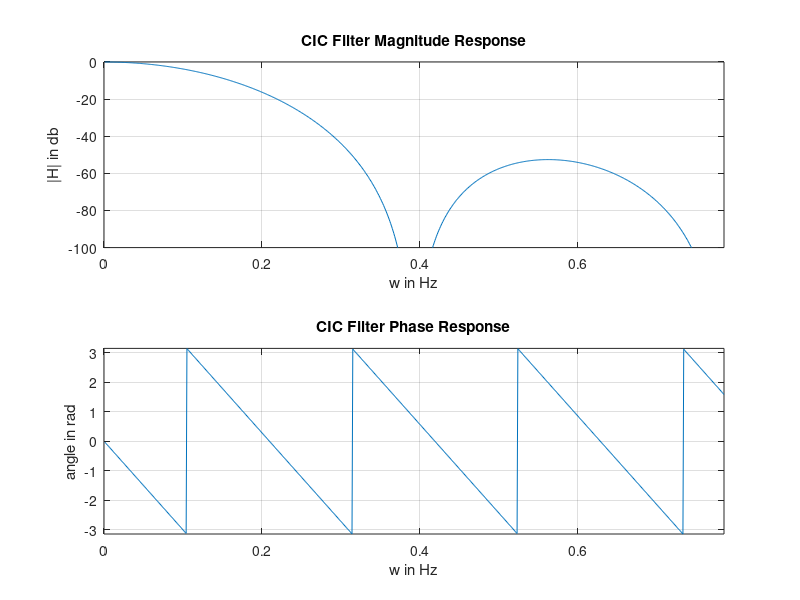

This figure's MATLAB source: (Note: this script raises an error after producing the figure.)
%% Copyright (c) 2015 by David Goncalves <davegoncalves@gmail.com>
%% See LICENCE.txt for details
%%
%% Script to calculate and plot the frequency. phase and impuslse response of a CIC
%% filter given the filter design parameters
%% See Altera Application Note AN455, "Understanding CIC Compensation Filters"
 
%% These are the design parameters for the CIC filter

M = 1;  	%% Differential Delay
N = 4; 		%% Number of Integrator/Comb Filter Pairs
R = 16; 	%% Sample Rate Decimation Ratio

w = 0:1e-3:pi/4;
z = e.^(1j * w);

% CIC filter frequency response

H = (1/R * (1 - z .^ (-R*M)) ./ (1 - z .^ (-1))) .^ N;

% Plot CIC filter frequency response

H_mag = 20 * log10(abs(H));
H_phase = atan2(imag(H),real(H));
%% TODO: Impulse response

%% Magnitude and Phase Plots

figure

subplot(2,1,1)
plot(w, H_mag)
title('CIC Filter Magnitude Response')
ylabel('|H| in db')
xlabel('w in Hz')
axis([min(w) max(w) -100 0])
grid on

subplot(2,1,2)
plot(w, H_phase)
title('CIC Filter Phase Response')
ylabel('angle in rad')
xlabel('w in Hz')
axis([min(w) max(w) -pi pi])
grid on

figure
plot(C_imp)
title('CIC Filter Impulse Response')
ylabel('amplitude')
xlabel('time')
grid on
